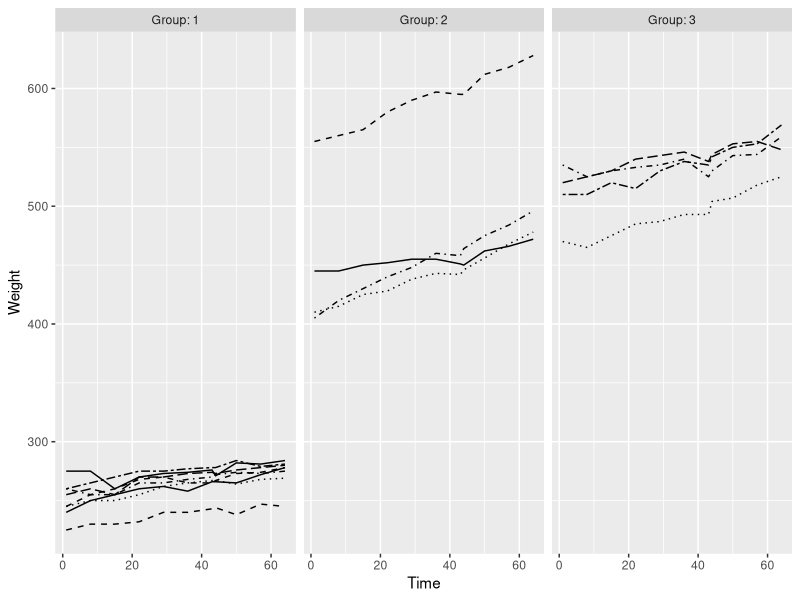
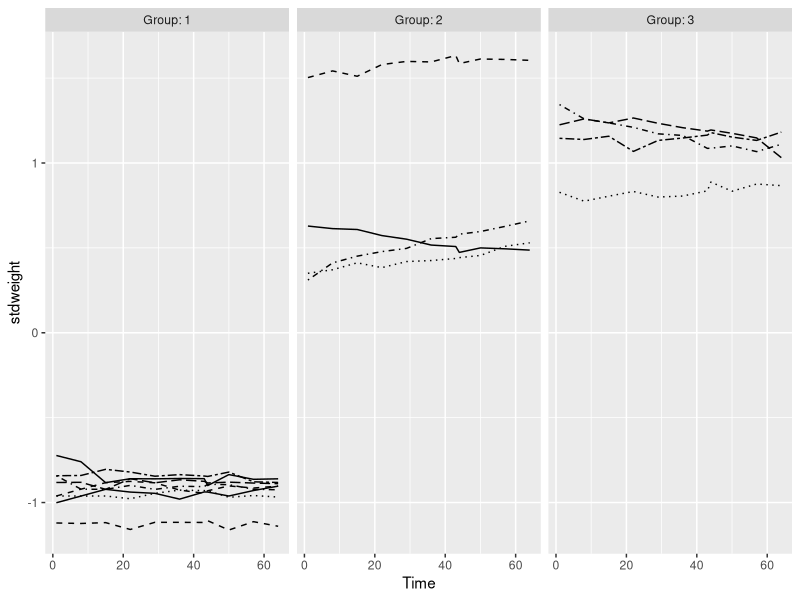
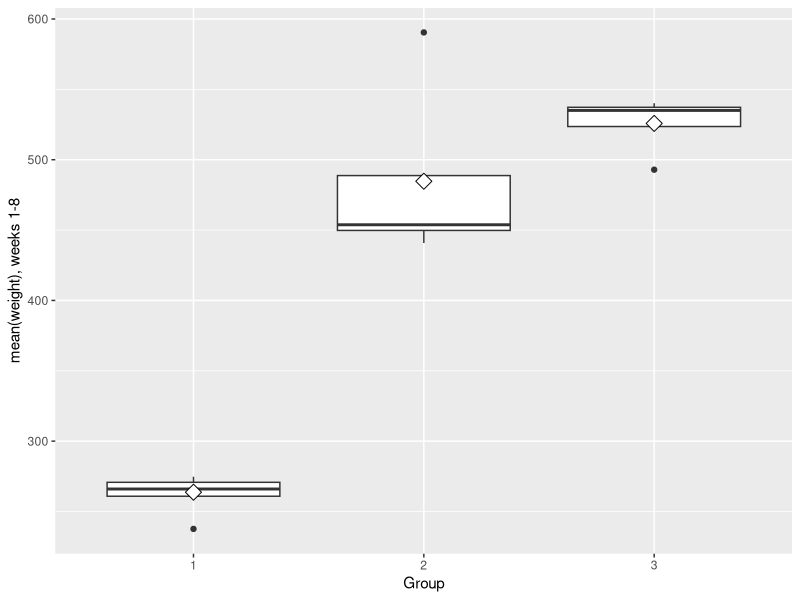
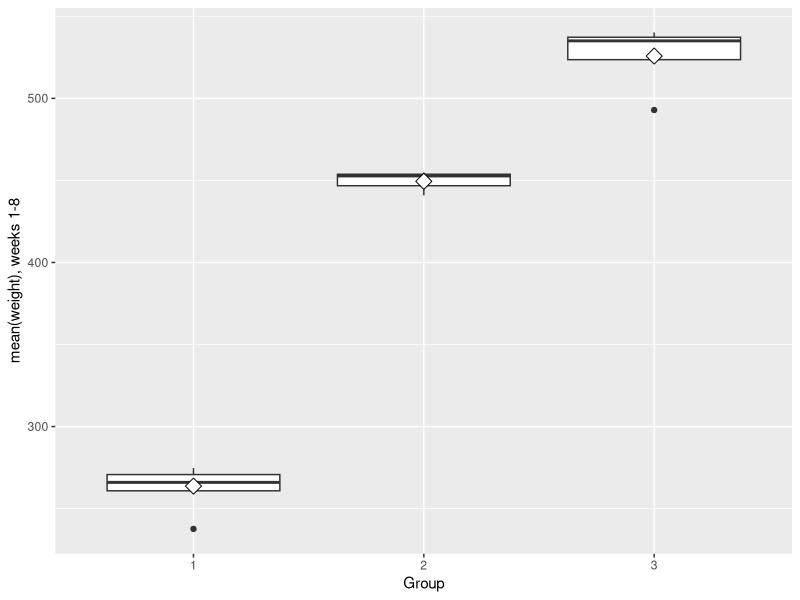

The R source for these figures, in order:
## ---- chunk 1
setwd("C:/Users/lindrha/Documents/GitHub/IODS-project")

library(dplyr)
library(tidyr)
library(ggplot2)
library(GGally)
## ---- chunk 2
BPRSL <- read.csv("bprsl.csv")
str(BPRSL)
## ---- chunk 3
BPRSL$treatment <- factor(BPRSL$treatment)
BPRSL$subject <- factor(BPRSL$subject)
BPRSL$weeks <- as.character(BPRSL$weeks)

glimpse(BPRSL)
## ---- chunk 4
RATSL <- read.csv("rats.csv")
glimpse(RATSL)
## ---- chunk 5
RATSL$ID <- factor(RATSL$ID)
RATSL$Group <- factor(RATSL$Group)
RATSL$WD <- as.character(RATSL$WD)
glimpse(RATSL)
## ---- chunk 6

library(dplyr)
library(tidyr)
library(ggplot2)
library(GGally)

ggplot(RATSL, aes(x = Time, y = Weight, linetype = ID)) +
  geom_line() +
  scale_linetype_manual(values = rep(1:10, times=4)) +
  facet_grid(. ~ Group, labeller = label_both) +
  theme(legend.position = "none") + 
  scale_y_continuous(limits = c(min(225), max(628)))
## ---- chunk 7
summary(RATSL$Weight)
## ---- chunk 8
RATSLS <- RATSL %>%
  group_by(Time) %>%
  mutate(stdweight = (Weight - mean(Weight))/sd(Weight) ) %>%
  ungroup()

glimpse(RATSLS)
## ---- chunk 9
ggplot(RATSLS, aes(x = Time, y = stdweight, linetype = ID)) +
  geom_line() +
  scale_linetype_manual(values = rep(1:10, times=4)) +
  facet_grid(. ~ Group, labeller = label_both) +
  theme(legend.position = "none")

## ---- chunk 10
RATSS <- RATSLS %>%
  filter(Time > 0) %>%
  group_by(Group, ID) %>%
  summarise( mean=mean(Weight) ) %>%
  ungroup()


ggplot(RATSS, aes(x = Group, y = mean)) +
  geom_boxplot() +
  stat_summary(fun.y = "mean", geom = "point", shape=23, size=4, fill = "white") +
  scale_y_continuous(name = "mean(weight), weeks 1-8")

## ---- chunk 11
RATSSS <- RATSS %>%
  filter(mean < 560)

ggplot(RATSSS, aes(x = Group, y = mean)) +
  geom_boxplot() +
  stat_summary(fun.y = "mean", geom = "point", shape=23, size=4, fill = "white") +
  scale_y_continuous(name = "mean(weight), weeks 1-8")

